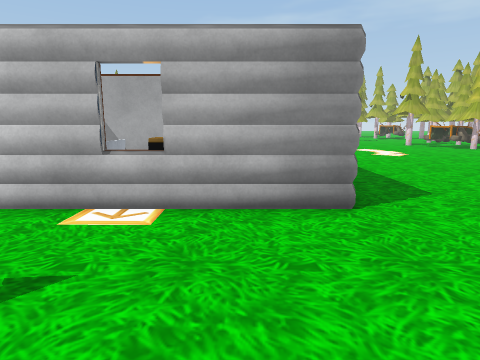
view 1 (above)

24 first-person views from a walk through a 3-D level made in the Unity game engine. The camera is 1.2 m above the floor, tilts 10° down and sees 75° across. Doors are open. The floor is counted in squares, 1 m on a side. Each view is taken from the middle of a square. On the plan, view 1 faces up. The plan holds only what a view shows up to about 13 squares ahead; the rest is blank. The place goes on beyond the plan. The player is left out. Some surface patterns are stand-ins.

view 2
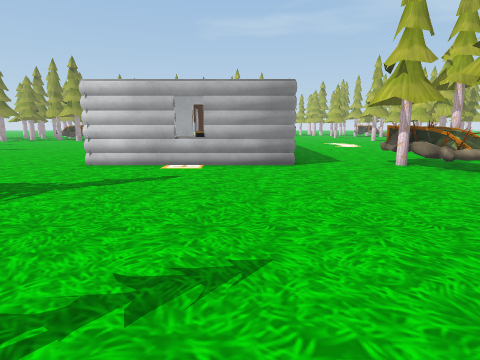

view 3
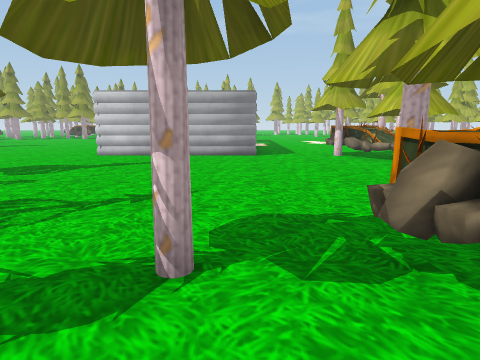

view 4
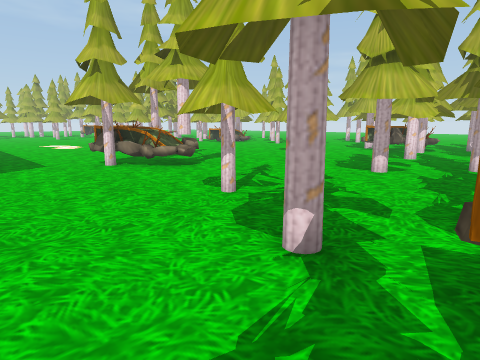

view 5
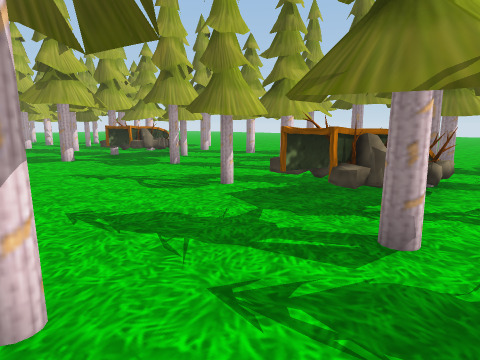

view 6
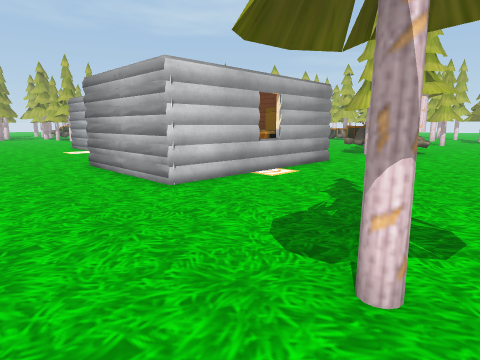

view 7
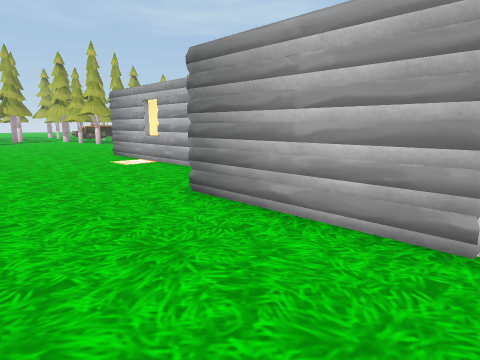

view 8
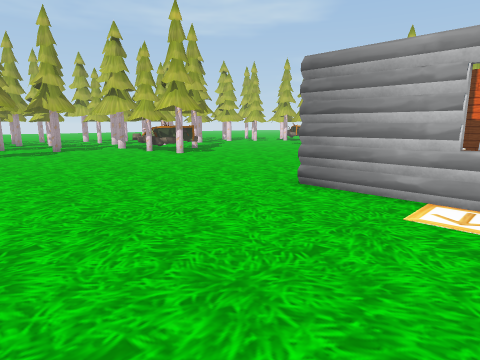

view 9
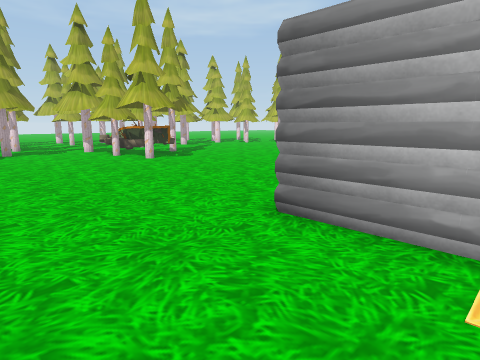

view 10
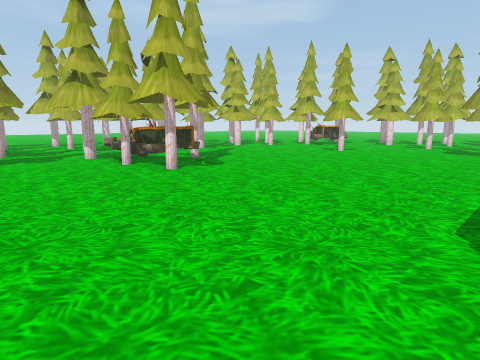

view 11
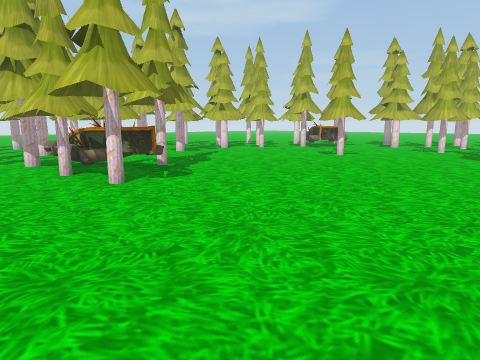

view 12
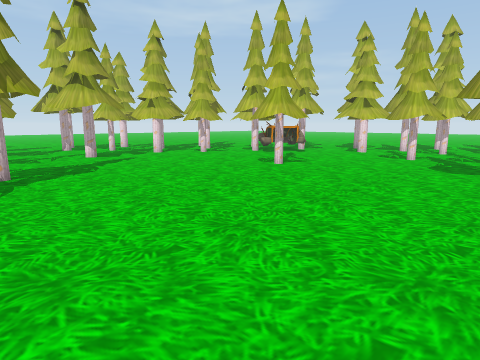

view 13
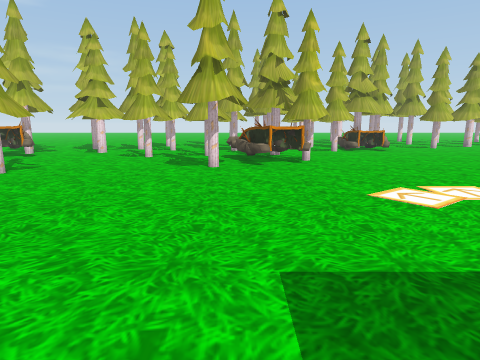

view 14
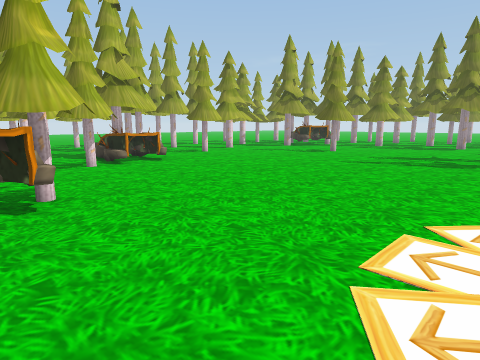

view 15
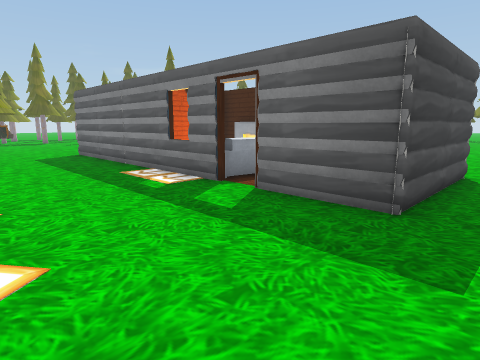

view 16
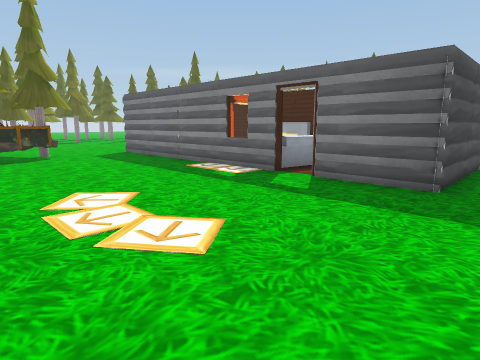

view 17
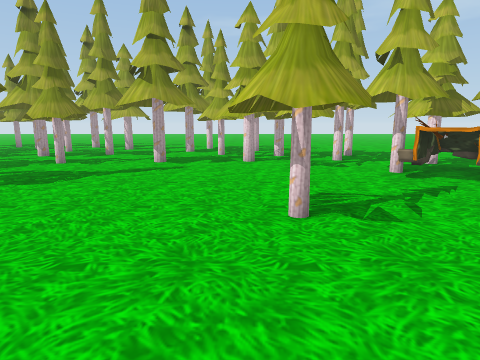

view 18
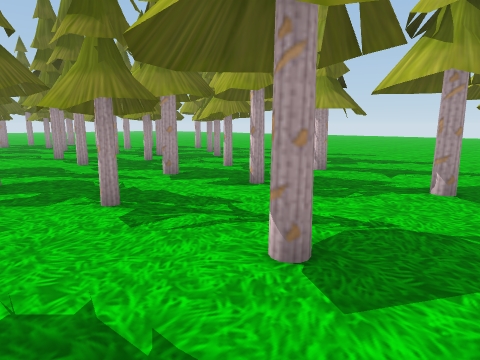

view 19
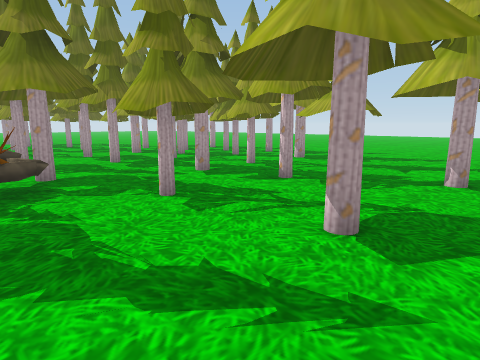

view 20
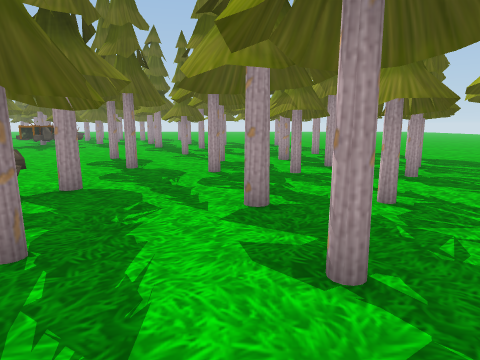

view 21
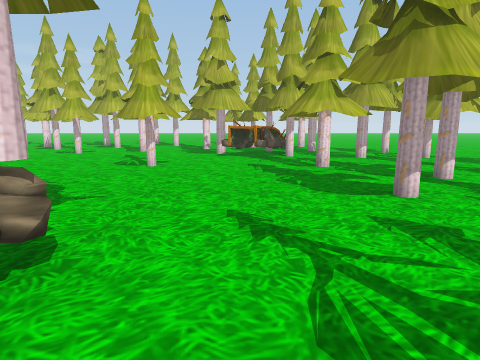

view 22
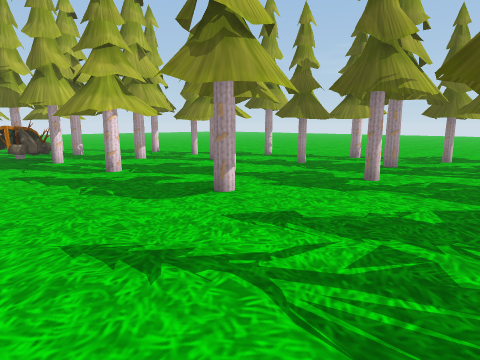

view 23
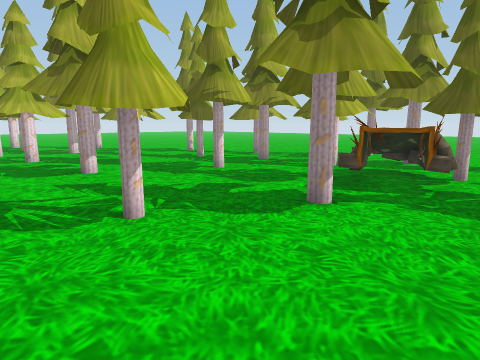

view 24
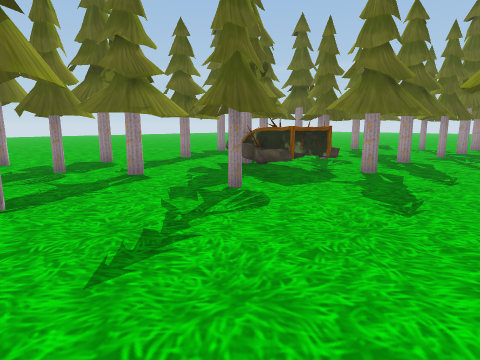

### Floor plan
Key: @ floor where view 1 was taken; # wall or solid block; x gap in a wall; . floor; D open door; = window, fence, low wall or low ledge; ^ raised ledge; H house; T thing the floor can be seen under or through; O other object.
Columns run from 8 left of view 1 to 17 right of it. Each row starts with its distance up from view 1.
 36       #...##
 35       #.TTT#...
 34   #  ##xTT ...#
 33  ######.OO.#..##    #
 32 ..O....O#O.....####.#
 31 ..O..O..O.O....######
 30 OO..O....OOO.O.##### ###
 29 O..O#O.#..OO.... ######
 28 ....O..O#=..........###
 27  .#....OO##.........###
 26  .....OO###..........=.
 25  .......##......##....
 24 ........#.......##....#
 23 ......................
 22  ...................OO ##
 21  ...................OO ##
 20  ....................#
 19  .................O..##
 18  ..................#=#.
 17 ......HHHH#........###O
 16 .....H   H#........#O..
 15 .....H   H#........OO...
 14  ....H#  DD............###
 13 .....H  HHD............###
 12  ....H    H.............##
 11  ....HH  HH.............==
 10  ....HH   #...............
  9  ...HHHHH #..............
  8 ...H      #..............#
  7 ...H     H#..............#
  6 ...H  H  ##...#...........
  5 ...HHHHH###..##O..........
  4 ....######...O##.....# ...
  3 ..............O#.....# ...
  2 ........................##
  1 ........................##
  0 ..#.....@...##..........##
 -1 ............##...OO.###.##
 -2 .O..............O#O.###..
 -3 OOO........OO....O......#.
 -4  O#^##.............#.^ .#.
 -5   ####....#^##..#....####
 -6 #######.#.#^## ...##.####
 -7  .#####...#######.##.....
 -8 #.... ##..#    ##.  .#

Positions as (right, up) in squares from view 1, and headings:
1: (0, 0), facing up
2: (0, -5), facing up
3: (1, -8), facing up
4: (1, -5), facing up-right
5: (-8, 0), facing down-right
6: (-8, -1), facing up-right
7: (-8, 4), facing up-right
8: (-8, 13), facing up-right
9: (-6, 14), facing up-right
10: (-5, 17), facing up-right
11: (-3, 18), facing up-right
12: (1, 18), facing up-right
13: (1, 18), facing right
14: (6, 17), facing down-right
15: (6, 18), facing down-left
16: (8, 18), facing down-left
17: (8, 20), facing up
18: (7, 28), facing up-left
19: (7, 27), facing up-left
20: (5, 32), facing left
21: (4, 1), facing right
22: (5, 2), facing down-right
23: (1, 1), facing down-right
24: (1, 0), facing down-left
